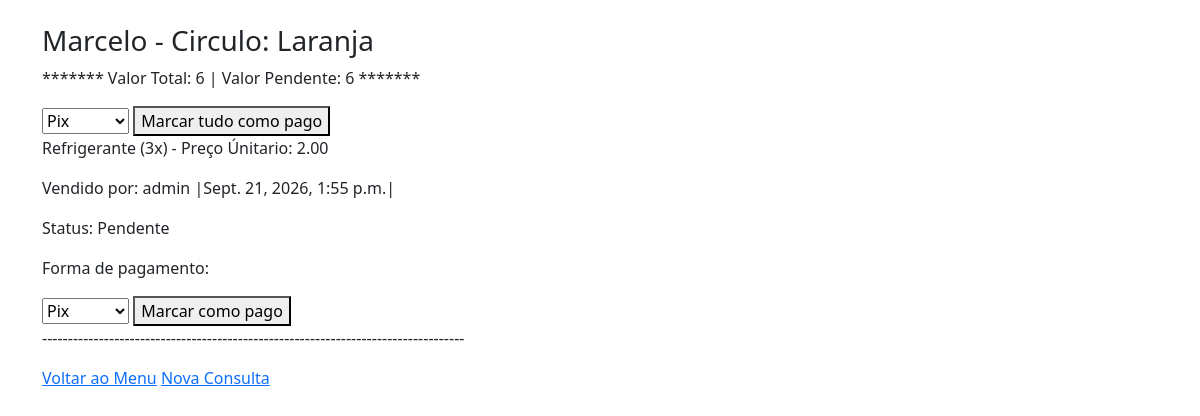
Page /consultas/pessoa/1/ on the earlier database version.
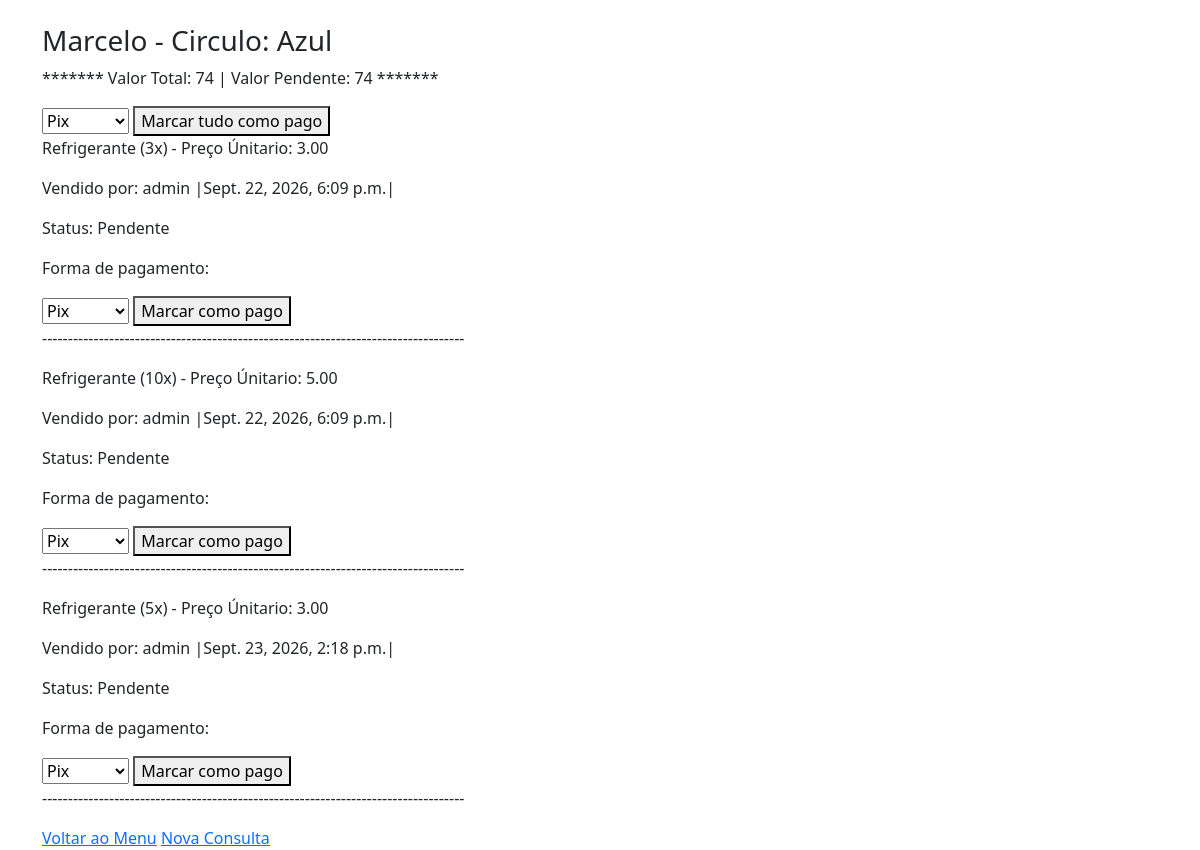
Same page on the later database version.
### pessoas/models.py (models this page shows, shortened)
class Pessoa(models.Model):
    class Circulo(models.TextChoices):
        VERMELHO = 'VM', 'Vermelho'
        AZUL = 'AZ', 'Azul'
        AMARELO = 'AM', 'Amarelo'
        LARANJA = 'LA', 'Laranja'
        VERDE = 'VD', 'Verde'
    nome = models.CharField(max_length=50)
    circulo = models.CharField(max_length=2, choices=Circulo.choices, blank=True, null=True)

### vendas/models.py (models this page shows, shortened)
class Venda(models.Model):
    class FormaPagamento(models.TextChoices):
        PIX = 'PIX', 'Pix'
        DINHEIRO = 'DIN', 'Dinheiro'
        CARTAO = 'CAR', 'Cartao'
    produto = models.ForeignKey(Produto, on_delete=models.PROTECT)
    pessoa = models.ForeignKey(Pessoa, on_delete=models.PROTECT)
    quantidade = models.PositiveIntegerField()
    preco_unitario_praticado = models.DecimalField(max_digits=10, decimal_places=2)
    data_hora = models.DateTimeField(auto_now_add=True)
    usuario = models.ForeignKey(User, on_delete=models.PROTECT)
    usuario_ultima_atualizacao = models.ForeignKey(User, on_delete=models.PROTECT, null=True, blank=True, related_name='vendas_atualizadas')
    pago = models.BooleanField(default=False)
    forma_pagamento = models.CharField(choices=FormaPagamento.choices, max_length=3, blank=True)
    data_pagamento = models.DateTimeField(blank=True, null=True)

### produtos/models.py (models this page shows, shortened)
class Produto(models.Model):
    nome = models.CharField(max_length=30)
    preco_padrao = models.DecimalField(max_digits=10, decimal_places=2)

### consultas/views.py (the view)
# urls.py: path('pessoa/<int:pessoa_id>/', views.detalhe_pessoa, name='detalhe_pessoa'),
def detalhe_pessoa(request, pessoa_id):
    pessoa = get_object_or_404(Pessoa, id=pessoa_id)
    vendas = Venda.objects.filter(pessoa=pessoa).select_related('produto')
    resultado_total = vendas.aggregate(total=Sum(F('quantidade') * F('preco_unitario_praticado')))
    valor_total = resultado_total['total'] or 0
    resultado_pendente = vendas.filter(pago=False).aggregate(total_pendente=Sum(F('quantidade') * F('preco_unitario_praticado')))
    valor_pendente = resultado_pendente['total_pendente'] or 0
    return render(request, 'consultas/resultado_detalhe_pessoa.html',{'pessoa': pessoa, 'vendas': vendas, 'valor_total': valor_total, 'valor_pendente': valor_pendente})

### consultas/templates/consultas/resultado_detalhe_pessoa.html (shortened to what this page needs)
{% extends 'base.html' %}
{% block content %}
    <h3> {{ pessoa.nome }} - Circulo: {{ pessoa.get_circulo_display }} </h3>
    <p> ******* Valor Total: {{ valor_total }} |  Valor Pendente: {{  valor_pendente }} ******* </p>
    {% if valor_pendente > 0 %}
    <form method="post" action="{% url 'marcar_todas_pagas' pessoa.id %}">
        <select name="forma_pagamento">
            <option value="PIX">Pix</option>
        </select>
        <button type="submit">Marcar tudo como pago</button>
    </form>
    {% endif %}
    {% for venda in vendas %}
    <p> {{ venda.produto.nome }} ({{ venda.quantidade }}x) - Preço Únitario: {{ venda.preco_unitario_praticado}} </p>
    <p> Vendido por: {{ venda.usuario }}        |{{ venda.data_hora }}|</p>
    <p> Status: {% if venda.pago %} Pago {% else %} Pendente {% endif %} </p>
    <p> Forma de pagamento: {{ venda.forma_pagamento }}</p>
    {% if not venda.pago %}
    <form method="post" action="{% url 'marcar_venda_paga' venda.id %}">
        <select name="forma_pagamento">
            <option value="PIX">Pix</option>
        </select>
        <button type="submit">Marcar como pago</button>
    </form>
    {% endif %}
    <p>----------------------------------------------------------------------------------</p>
    {% endfor %}
    <a href="{% url 'home'%}">Voltar ao Menu</a> <a href="{% url 'buscar_pessoas'%}">Nova Consulta</a>
{% endblock %}

Differences in the rows shown:
removed Venda: produto.nome "Refrigerante", quantidade "3", preco_unitario_praticado "2.00", usuario "admin", data_hora "Sept. 21, 2026, 1:55 p.m.", pago "Pendente"
changed Pessoa "Marcelo": circulo "Laranja" → "Azul"
added Venda: produto.nome "Refrigerante", quantidade "3", preco_unitario_praticado "3.00", usuario "admin", data_hora "Sept. 22, 2026, 6:09 p.m.", pago "Pendente"
added Venda: produto.nome "Refrigerante", quantidade "10", preco_unitario_praticado "5.00", usuario "admin", data_hora "Sept. 22, 2026, 6:09 p.m.", pago "Pendente"
added Venda: produto.nome "Refrigerante", quantidade "5", preco_unitario_praticado "3.00", usuario "admin", data_hora "Sept. 23, 2026, 2:18 p.m.", pago "Pendente"
Other differences:
{{ valor_total }}: "6" → "74"
{{ valor_pendente }}: "6" → "74"
